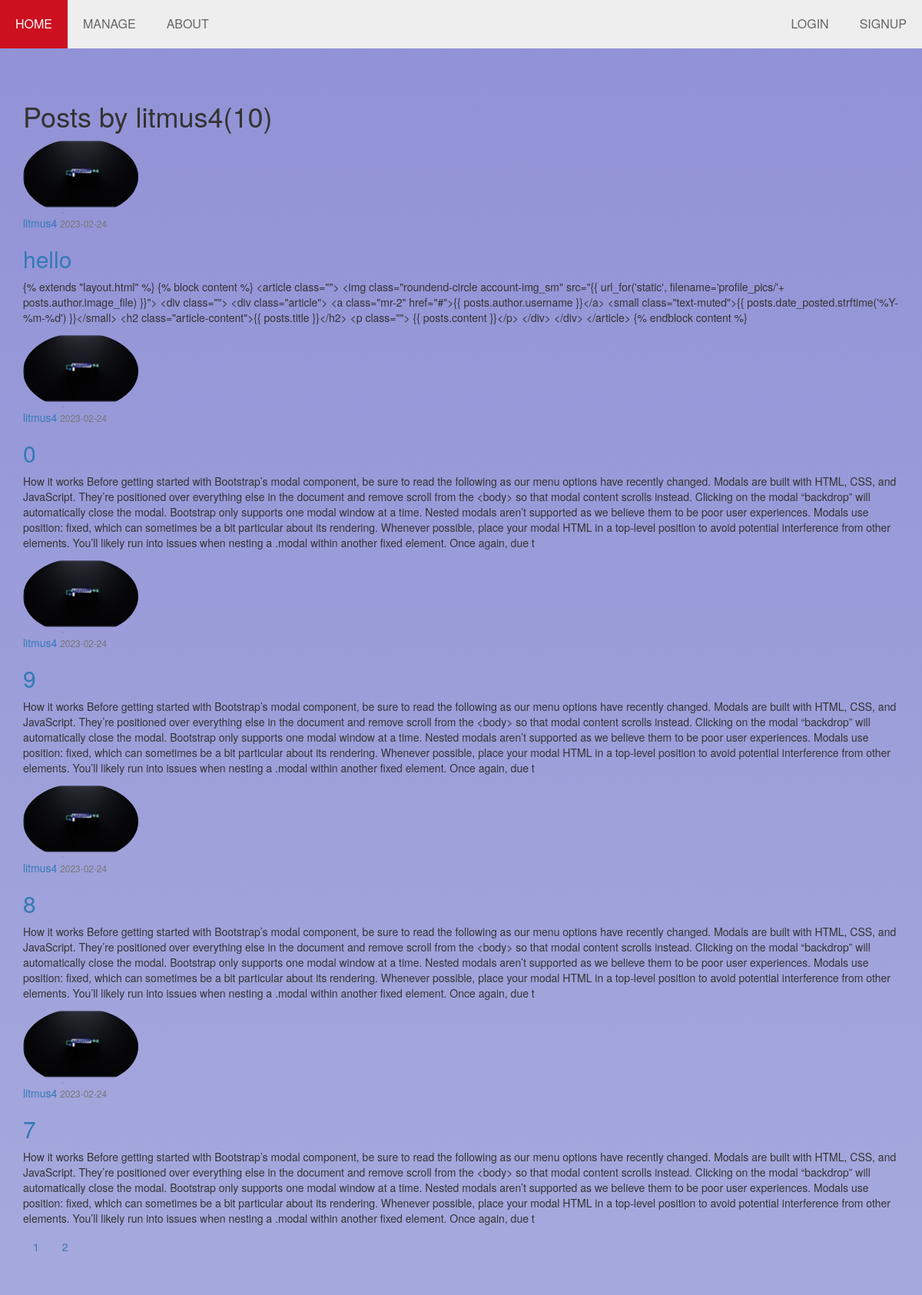
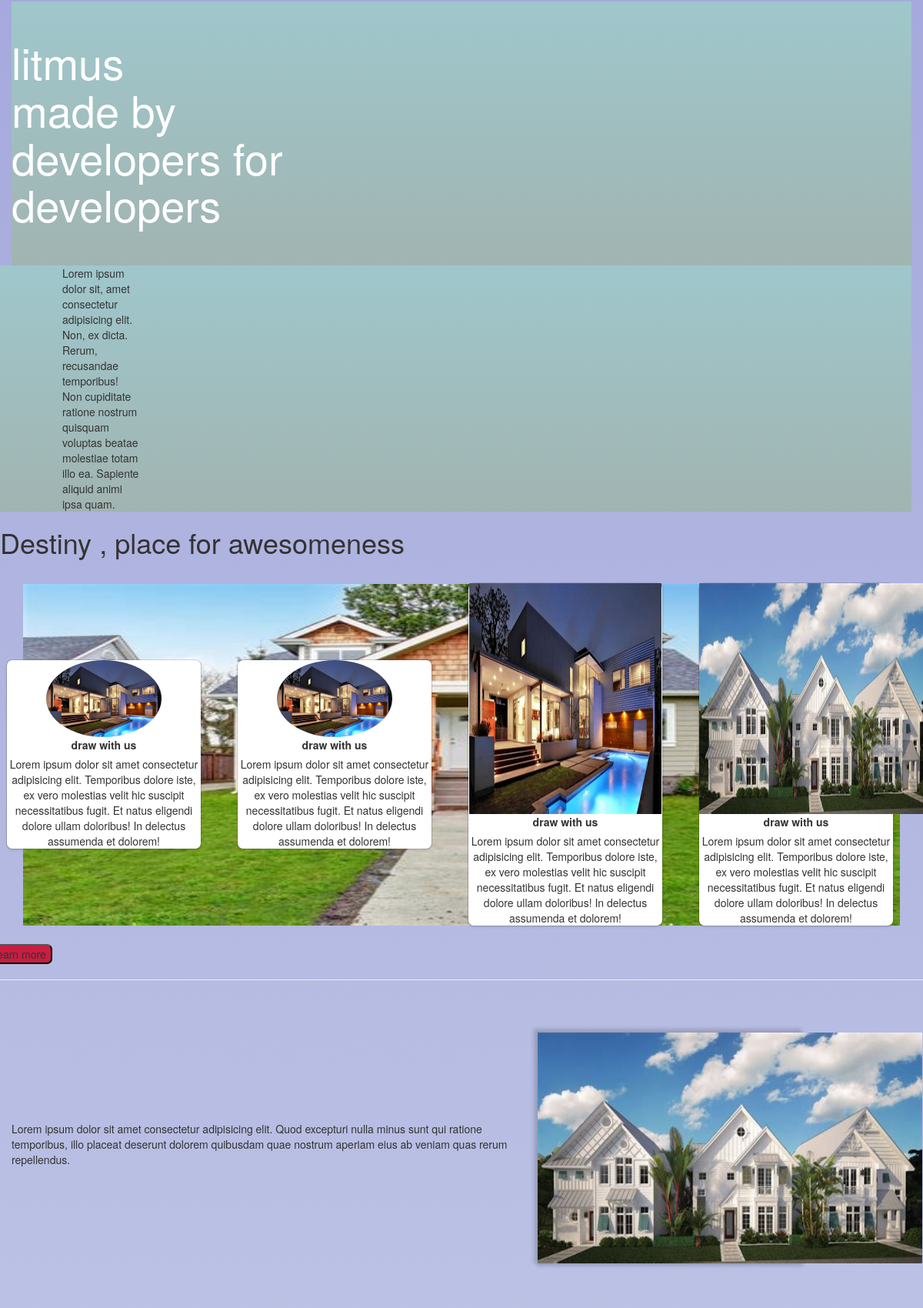
The page /user/litmus4 (upper part) on the database its author committed (2 pictures, top to bottom).
### rms/models.py (models this page shows, shortened)
class User(db.Model, UserMixin):
    id = db.Column(db.Integer, primary_key=True)
    username = db.Column(db.String(20), unique=True, nullable=False)
    email = db.Column(db.String(20), unique=True, nullable=False)
    image_file = db.Column(db.String(20), nullable=False, default='default.jpg')
    password = db.Column(db.String(60), nullable=False)
    posts = db.relationship('Post', backref='author', lazy=True)
    rent_payments = db.relationship('RentPayment', backref='tenant', lazy=True)

class Post(db.Model):
     id = db.Column(db.Integer, primary_key=True)
     title = db.Column(db.String(100), nullable=False)
     date_posted = db.Column(db.DateTime, nullable=False, default=datetime.utcnow)
     content = db.Column(db.Text, nullable=False)
     user_id = db.Column(db.Integer, db.ForeignKey('user.id'), nullable=False)

### rms/users/routes.py (the view)
@users.route('/user/<username>')
def user_posts(username):
      page = request.args.get('page',1, type= int)
      user = User.query.filter_by(username= username).first_or_404()
      posts = Post.query.filter_by(author = user)\
            .order_by(Post.date_posted.desc())\
            .paginate(page = page ,per_page=5)
      return render_template('user_posts.html', posts=posts ,user=user )

### rms/templates/user_posts.html (shortened to what this page needs)
{% extends "layout.html" %}
{% block content %}
<h1 class="mb-3">Posts by {{user.username}}({{ posts.total }})</h1>
{% for posts in posts.items %}
<article class="">
    <img class="roundend-circle  account-img_sm" src="{{ url_for('static', filename='profile_pics/'+ posts.author.image_file) }}">
    <div class="">
        <div class="article">
            <a class="mr-2" href="{{ url_for('posts.user_posts', username = posts.author.username) }}">{{ posts.author.username }}</a>
            <small class="text-muted">{{ posts.date_posted.strftime('%Y-%m-%d') }}</small>
            <h2><a class="article" href="{{ url_for('posts.post', post_id = posts.id) }}">{{ posts.title }}</a></h2>
            <p class=""> {{ posts.content }}</p>
        </div>
    </div>
</article>
{% endfor %}
{% for page_num in posts.iter_pages(left_edge=1, right_edge=1, left_current=1, right_current=1) %}
{% if page_num %}
{% if posts.page == page_num %}
<a  class="btn btn-ifo mb-4" href="{{ url_for('posts.user_posts', username = user.username, page=page_num) }}">{{ page_num }}</a>
{% else %}
<a  class="btn btn-outline-ifo mb-4" href="{{ url_for('posts.user_posts',username = user.username, page=page_num) }}">{{ page_num }}</a>
{% endif %}
{% endif %}
{% endfor %}
{% endblock content %}

### rms/templates/layout.html (shortened to what this page needs)
<html lang="en">
<head>
    <link rel="stylesheet" type="text/css" href="{{url_for('static', filename='style.css')}}">
    <link rel="stylesheet" href="https://cdnjs.cloudflare.com/ajax/libs/font-awesome/4.7.0/css/font-awesome.min.css">
    <link rel="stylesheet" href="https://maxcdn.bootstrapcdn.com/bootstrap/3.4.1/css/bootstrap.min.css">
    <head>
    </head>
</head>
<body>
    <nav>
        <ul class="topnav" id="dropdownclick">
            <li><a href="{{ url_for('main.Home')}}">home</a></li>
            <li><a href="{{ url_for('main.rent')}}">Manage</a></li>
            <li><a href="{{ url_for('main.about')}}">about</a></li>
            {% if current_user.is_authenticated %}
            <li class="topnav-right"><a href="{{ url_for('posts.new_post')}}" onclick="">new post</a></li>
            <li class="topnav-right"><a href="{{ url_for('main.users')}}" onclick="">users</a></li>
            <li class="topnav-right"><a href="{{ url_for('users.account')}}" onclick="">Account</a></li>
            <li class="topnav-right"><a href="{{ url_for('users.logout')}}" onclick="">logout</a></li>
            {% else %}
            <li class="topnav-right"><a href="{{ url_for('users.register')}}">signup</a></li>
            <li class="topnav-right"><a href="{{ url_for('users.login')}}" onclick="">login</a></li>
            {% endif %}
        </ul>
    </nav>
    <main role="main" class="container">
        {% block content %}
        {% endblock %}
    </main>
    <div class="container" id="sec1-gradient">
        <div class="row">
            <div class="col-5">
                <h1 class="larger">litmus</h1>
                <h1 class="larger">made by developers for developers</h1>
            </div>
            <div class="col-5">
            </div>
        </div>
    </div>
    <div class="row" id="sec1-gradient">
        <div class="col-1 leftside-col">
            Lorem ipsum dolor sit, amet consectetur adipisicing elit. Non, ex dicta. Rerum, recusandae temporibus! Non
            cupiditate ratione nostrum quisquam voluptas beatae molestiae totam illo ea. Sapiente aliquid animi ipsa
            quam.
        </div>
        <div class="col-7 rightside-col">
            <div>
                <iframe width="560" height="315" src="http://127.0.0.1:5000//rent/new"
                    title="YouTube video player" frameborder="0"
                    allow="accelerometer; autoplay; clipboard-write; encrypted-media; gyroscope; picture-in-picture; web-share"
                    allowfullscreen></iframe>
            </div>
        </div>
    </div>
    <header>
        <h1 class="sec2header"> Destiny , place for awesomeness</h1>
    </header>
    <div class=" Destiny" >
        <div class="row">
            <div class="col-3">
                <div class="box">
                    <div class="icon">
                       <a href="{{ url_for('main.Home') }}"> <img class="roundend-circle  account-img_sm"
                            src="{{ url_for('static', filename='background/kali-prompt-16x9.jpg') }}"></a>
                    </div>
                    <label> draw with us</label>
                    <p>Lorem ipsum dolor sit amet consectetur adipisicing elit. Temporibus dolore iste, ex vero
                        molestias velit hic suscipit necessitatibus fugit. Et natus eligendi dolore ullam doloribus! In
                        delectus assumenda et dolorem!</p>
                </div>
            </div>
            <div class="col-3">
                <div class="box">
                    <div class="icon">
                        <img class="roundend-circle  account-img_sm"
                            src="{{ url_for('static', filename='background/kali-prompt-16x9.jpg') }}">
                    </div>
                    <label> draw with us</label>
                    <p>Lorem ipsum dolor sit amet consectetur adipisicing elit. Temporibus dolore iste, ex vero
                        molestias velit hic suscipit necessitatibus fugit. Et natus eligendi dolore ullam doloribus! In
                        delectus assumenda et dolorem!</p>
                </div>
            </div>
            <div class="col-3">
                <div class="box">
                    <div class="icon">
                        <img height="300" width="250"
                            src="{{ url_for('static', filename='background/kali-prompt-16x9.jpg') }}">
                    </div>
                    <label> draw with us</label>
                    <p>Lorem ipsum dolor sit amet consectetur adipisicing elit. Temporibus dolore iste, ex vero
                        molestias velit hic suscipit necessitatibus fugit. Et natus eligendi dolore ullam doloribus! In
                        delectus assumenda et dolorem!</p>
                </div>
            </div>
            <div class="col-3">
                <div class="box">
                    <div class="icon">
                        <img height="300" width="300"
                            src="{{ url_for('static' , filename= 'background/kali-red-sticker-16x9.jpg') }}"
                            alt="sphere">
                    </div>
                    <label> draw with us</label>
                    <p>Lorem ipsum dolor sit amet consectetur adipisicing elit. Temporibus dolore iste, ex vero
                        molestias velit hic suscipit necessitatibus fugit. Et natus eligendi dolore ullam doloribus! In
                        delectus assumenda et dolorem!</p>
                </div>
            </div>
        </div>
    </div>
    <div class="row">
        <div class="col-12">
            <button class="learnmore">learn more</button>
        </div>
    </div>
    <hr>
    <div class="container">
        <div class="row">
            <div class="col-7">
                <article>
                    <p>Lorem ipsum dolor sit amet consectetur adipisicing elit. Quod excepturi nulla minus sunt qui
                        ratione temporibus, illo placeat deserunt dolorem quibusdam quae nostrum aperiam eius ab veniam
                        quas rerum repellendus.</p>
                </article>
            </div>
            <div class="col-4">
                <div class="slopeicon">
                    <img height="300px" width="500px"
                        src="{{ url_for('static' , filename= 'background/kali-red-sticker-16x9.jpg') }}">
                </div>
            </div>
        </div>
    </div>
</body>
</html>

### rms/static/style.css (style rules this page uses)
nav, header, footer { display: block; }
body { background-image: url("static/background/t-pyqt-pyside-analog-gauge.png"); background-image: linear-gradient(rgb(145, 145, 214), rgb(190, 197, 229)); line-height: 1; margin: 5px; }
.container { width: 100%; margin: auto; padding-top: 4%; padding-bottom: 4%; }
#sec1-gradient { background-image: linear-gradient(rgb(159, 199, 204), rgb(161, 180, 177)); }
.Destiny { background-image: url("/static/background/th-3718961554.jpeg"); background-repeat: no-repeat; background-position: center; background-attachment: scroll; background-size: 95% 90%; }
.row { width: 100%; display: flex; flex-wrap: wrap; align-items: center; }
.row::after { display: table; clear: both; content: ""; }
.col-1 { width:8.33%; }
.col-3 { width:25%; }
.col-4 { width:30%; }
.col-5 { width:40%; }
.col-7 { width:60%; }
.col-12 { width:100%; }
div.box { margin: 24px; text-align: center; padding: 36 px 24px 40px 24px; border-radius: 7px; background-color: white; box-shadow: 0 0 0 1px rgba(0,0,0,.15),0 2px 3px 0 rgba(0,0,0,.1); }
button { font-size: 32px; font-weight: 700; color: #fff; background-color: #c91d42; display: block; text-align: center; margin: 15px; border-radius: 7px; }
button.learnmore { display: block; }
div.icon { width: 100%; }
nav { width: 100%; margin: 0%; }
nav ul { background-color: #eee; overflow: hidden; margin: 0%; padding: 0%; }
ul.topnav li { list-style: none; float: left; }
ul.topnav li.topnav-right { float: right; }
ul.topnav li a { display: block; text-decoration: none; font-size: medium; min-height: 16px; text-align: center; padding: 20px; text-transform:uppercase ; color: #666; }
div.leftside-col { margin-left:8% ; }
div.rightside-col { margin-left:8%; }
h1.larger { color: #fff; font-size: 56px; margin: 0px; }
h1.sec2header { font: size 65px; text-align:centre; }
article p { padding: 0%; }
div.slopeicon { display: block; margin: auto; box-shadow: -2px -2px 5px 3px rgba(0,0,0,.15) ,2px 2px 4px 2px rgba(0,0,0,.1); }
.roundend-circle { width: 150px; height: 100px; border-radius: 50%; }

### rows shown on the page
User: username "litmus4"
Post: image_file (picture), author.username "litmus4", date_posted "2023-02-24", title "hello", content "{% extends \"layout.html\" %} {% block content %} <article class=\"\"> <img class=\"roundend-circle account-img_sm\" src=\"{{ url_for('static', filename='profile_pics/'+ posts.author.image_file) }}\"> <div class=\"\"> <div class=\"article\"> <a class=\"mr-2\" href=\"#\">{{ posts.author.username }}</a> <small class=\"text-muted\">{{ posts.date_posted.strftime('%Y-%m-%d') }}</small> <h2 class=\"article-content\">{{ posts.title }}</h2> <p class=\"\"> {{ posts.content }}</p> </div> </div> </article> {% endblock content %}"
Post: image_file (picture), author.username "litmus4", date_posted "2023-02-24", title "0", content "How it works Before getting started with Bootstrap’s modal component, be sure to read the following as our menu options have recently changed. Modals are built with HTML, CSS, and JavaScript. They’re positioned over everything else in the document and remove scroll from the <body> so that modal content scrolls instead. Clicking on the modal “backdrop” will automatically close the modal. Bootstrap only supports one modal window at a time. Nested modals aren’t supported as we believe them to be poor user experiences. Modals use position: fixed, which can sometimes be a bit particular about its rendering. Whenever possible, place your modal HTML in a top-level position to avoid potential…"
Post: image_file (picture), author.username "litmus4", date_posted "2023-02-24", title "9", content "How it works Before getting started with Bootstrap’s modal component, be sure to read the following as our menu options have recently changed. Modals are built with HTML, CSS, and JavaScript. They’re positioned over everything else in the document and remove scroll from the <body> so that modal content scrolls instead. Clicking on the modal “backdrop” will automatically close the modal. Bootstrap only supports one modal window at a time. Nested modals aren’t supported as we believe them to be poor user experiences. Modals use position: fixed, which can sometimes be a bit particular about its rendering. Whenever possible, place your modal HTML in a top-level position to avoid potential…"
Post: image_file (picture), author.username "litmus4", date_posted "2023-02-24", title "8", content "How it works Before getting started with Bootstrap’s modal component, be sure to read the following as our menu options have recently changed. Modals are built with HTML, CSS, and JavaScript. They’re positioned over everything else in the document and remove scroll from the <body> so that modal content scrolls instead. Clicking on the modal “backdrop” will automatically close the modal. Bootstrap only supports one modal window at a time. Nested modals aren’t supported as we believe them to be poor user experiences. Modals use position: fixed, which can sometimes be a bit particular about its rendering. Whenever possible, place your modal HTML in a top-level position to avoid potential…"
Post: image_file (picture), author.username "litmus4", date_posted "2023-02-24", title "7", content "How it works Before getting started with Bootstrap’s modal component, be sure to read the following as our menu options have recently changed. Modals are built with HTML, CSS, and JavaScript. They’re positioned over everything else in the document and remove scroll from the <body> so that modal content scrolls instead. Clicking on the modal “backdrop” will automatically close the modal. Bootstrap only supports one modal window at a time. Nested modals aren’t supported as we believe them to be poor user experiences. Modals use position: fixed, which can sometimes be a bit particular about its rendering. Whenever possible, place your modal HTML in a top-level position to avoid potential…"

### other values the page prints
{{ posts.total }} "10"
{{ page_num }} "1"
{{ page_num }} "2"
